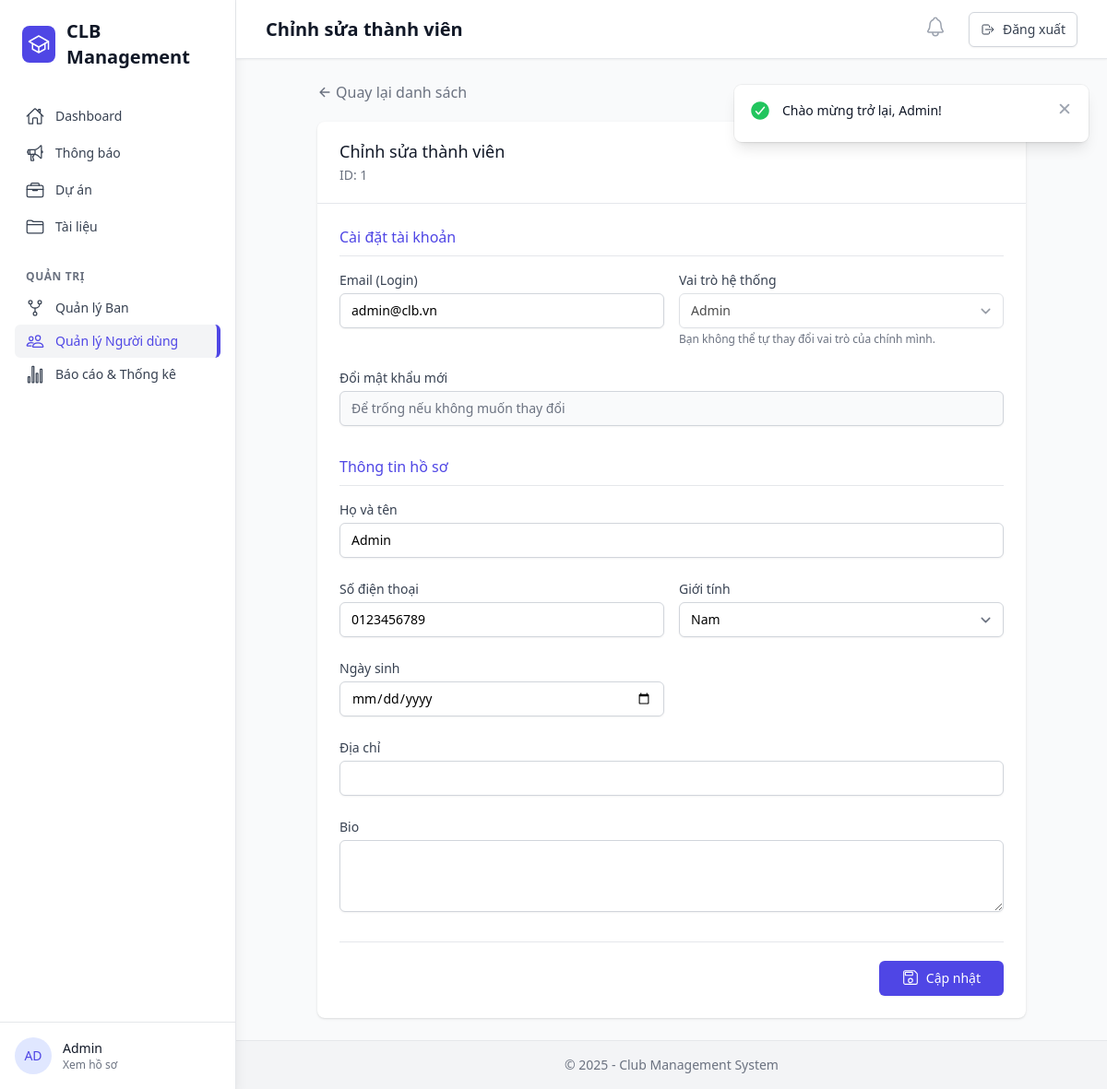
Page /public/user/edit/1 (signed in) on the committed database.
### tables this page shows
CREATE TABLE `user_profiles` (
  `user_id` int(11) NOT NULL COMMENT 'FK tới users.id',
  `phone` varchar(15) DEFAULT NULL COMMENT 'Số điện thoại',
  `gender` enum('male','female','other') DEFAULT 'other' COMMENT 'Giới tính',
  `dob` date DEFAULT NULL COMMENT 'Ngày sinh (Date of Birth)',
  `address` varchar(255) DEFAULT NULL COMMENT 'Địa chỉ',
  `bio` text DEFAULT NULL COMMENT 'Giới thiệu bản thân',
  `avatar` varchar(255) DEFAULT NULL COMMENT 'URL ảnh đại diện',
  `updated_at` datetime DEFAULT current_timestamp() ON UPDATE current_timestamp()
);

CREATE TABLE `users` (
  `id` int(11) NOT NULL,
  `name` varchar(100) NOT NULL COMMENT 'Họ tên đầy đủ',
  `email` varchar(100) NOT NULL COMMENT 'Email đăng nhập',
  `password` varchar(255) NOT NULL COMMENT 'Password đã hash (bcrypt)',
  `system_role` enum('admin','subadmin','member') NOT NULL DEFAULT 'member' COMMENT 'Vai trò hệ thống: admin=quản trị, subadmin=phó, member=thành viên',
  `is_active` tinyint(1) DEFAULT 1 COMMENT 'Trạng thái tài khoản (soft delete)',
  `password_reset_token` varchar(100) DEFAULT NULL COMMENT 'Token reset mật khẩu',
  `password_reset_expires` datetime DEFAULT NULL COMMENT 'Thời hạn token',
  `created_at` datetime DEFAULT current_timestamp(),
  `updated_at` datetime DEFAULT current_timestamp() ON UPDATE current_timestamp()
);

### app/Controllers/UserController.php (called while the page is built, shortened)
<?php
class UserController extends Controller
{
    private $userModel;
    public function __construct()
    {
        $this->userModel = new User();
    }
    public function edit($id)
    {
        $user = $this->userModel->getProfile($id);
        $data = [
            'user' => $user,
            'title' => 'Chỉnh sửa thành viên'
        ];
        $this->view('users/edit', $data);
    }
}

### app/Core/Router.php (called while the page is built, shortened)
<?php
class Router
{
    protected $currentMethod = 'index';
    public function __construct()
    {
        $url = $this->getUrl();
        if (isset($url[0])) {
            $controllerName = ucwords($url[0]) . 'Controller';
            $controllerClass = 'App\\Controllers\\' . $controllerName;
            if (class_exists($controllerClass)) {
                unset($url[0]);
            }
        }
        $this->currentController = new $controllerClass();
        if (isset($url[1])) {
            $requestedMethod = $url[1];
            if (method_exists($this->currentController, $requestedMethod)) {
                $this->currentMethod = $requestedMethod;
                unset($url[1]);
            }
        }
        $this->params = $url ? array_values($url) : [];
        call_user_func_array([$this->currentController, $this->currentMethod], $this->params);
    }
    protected function getUrl()
    {
        if (isset($_GET['url'])) {
            $url = rtrim($_GET['url'], '/');
            $url = filter_var($url, FILTER_SANITIZE_URL);
            return explode('/', $url);
        }
        return [];
    }
}

### public/index.php (called while the page is built, shortened)
<?php
try {
    $init = new Router();
} catch (Exception $e) {
    if (isset($_ENV['APP_ENV']) && $_ENV['APP_ENV'] === 'local') {
        echo "<div style='background:#f8d7da; color:#721c24; padding:20px; border:1px solid #f5c6cb; margin:20px; font-family:sans-serif;'>";
        echo "<h3>Lỗi Hệ Thống (Local):</h3>";
        echo "<p><strong>Message:</strong> " . $e->getMessage() . "</p>";
        echo "<pre>" . $e->getTraceAsString() . "</pre>";
        echo "</div>";
    } else {
        error_log($e->getMessage());
        echo "<h1>Đã xảy ra lỗi hệ thống. Vui lòng quay lại sau.</h1>";
    }
}

### app/Core/Database.php (called while the page is built, shortened)
<?php
class Database
{
    private $host = DB_HOST;
    private $user = DB_USER;
    private $pass = DB_PASS;
    private $name = DB_NAME;
    private $charset = DB_CHARSET;
    private static $instance = null;
    private $pdo;
    private $stmt;
    private function __construct()
    {
        $dsn = 'mysql:host=' . $this->host . ';dbname=' . $this->name . ';charset=' . $this->charset;
        $options = [
            PDO::ATTR_ERRMODE            => PDO::ERRMODE_EXCEPTION,
            PDO::ATTR_DEFAULT_FETCH_MODE => PDO::FETCH_ASSOC,
            PDO::ATTR_EMULATE_PREPARES   => false,
        ];
        try {
            $this->pdo = new PDO($dsn, $this->user, $this->pass, $options);
        } catch (PDOException $e) {
            die("Database Connection Error: " . $e->getMessage());
        }
    }
    public static function getInstance()
    {
        if (self::$instance == null) {
            self::$instance = new Database();
        }
        return self::$instance;
    }
    public function query($sql)
    {
        $this->stmt = $this->pdo->prepare($sql);
    }
    public function bind($param, $value, $type = null)
    {
        if (is_null($type)) {
            switch (true) {
                default:
                    $type = PDO::PARAM_STR;
            }
        }
        $this->stmt->bindValue($param, $value, $type);
    }
    public function execute()
    {
        return $this->stmt->execute();
    }
    public function single()
    {
        $this->execute();
        return $this->stmt->fetch(PDO::FETCH_ASSOC);
    }
}

### app/Models/User.php (called while the page is built, shortened)
<?php
class User
{
    private $db;
    public function __construct()
    {
        $this->db = Database::getInstance();
    }
    public function getProfile($id)
    {
        $sql = "SELECT u.id, u.name, u.email, u.system_role, u.is_active, u.created_at,
                       p.phone, p.gender, p.dob, p.address, p.bio, p.avatar
                FROM users u
                LEFT JOIN user_profiles p ON u.id = p.user_id
                WHERE u.id = :id AND u.is_active = 1";
        $this->db->query($sql);
        $this->db->bind(':id', $id);
        return $this->db->single();
    }
}

### app/Views/users/edit.php (the view, shortened to what this page needs)
<?php require_once ROOT_PATH . '/app/Views/layout/header.php'; ?>
<div class="max-w-3xl mx-auto">
    <div class="mb-5">
        <a href="<?= BASE_URL ?>/user" class="text-gray-500 hover:text-gray-700 flex items-center">
            <ion-icon name="arrow-back-outline" class="mr-1"></ion-icon> Quay lại danh sách
        </a>
    </div>
    <div class="bg-white shadow sm:rounded-lg overflow-hidden">
        <div class="px-4 py-5 border-b border-gray-200 sm:px-6 flex justify-between items-center">
            <div>
                <h3 class="text-lg leading-6 font-medium text-gray-900">Chỉnh sửa thành viên</h3>
                <p class="mt-1 text-sm text-gray-500">ID: <?= $user['id'] ?></p>
            </div>
        </div>
        <form action="<?= BASE_URL ?>/user/update/<?= $user['id'] ?>" method="POST" class="px-4 py-5 sm:p-6 space-y-8">
            <div>
                <h4 class="text-base font-medium text-indigo-600 mb-4 border-b pb-2">Cài đặt tài khoản</h4>
                <div class="grid grid-cols-1 gap-y-6 sm:grid-cols-2 sm:gap-x-4">
                    <div class="sm:col-span-1">
                        <label class="block text-sm font-medium text-gray-700">Email (Login)</label>
                        <input type="email" name="email" value="<?= htmlspecialchars($user['email']) ?>" required
                            class="mt-1 block w-full border-gray-300 rounded-md shadow-sm focus:ring-indigo-500 focus:border-indigo-500 sm:text-sm">
                    </div>
                    <div class="sm:col-span-1">
                        <label class="block text-sm font-medium text-gray-700">Vai trò hệ thống</label>
                        <select name="system_role" class="mt-1 block w-full py-2 px-3 border border-gray-300 bg-white rounded-md shadow-sm focus:outline-none focus:ring-indigo-500 focus:border-indigo-500 sm:text-sm"
                            <?= ($user['id'] == $_SESSION['user_id']) ? 'disabled' : '' ?>>
                            <option value="admin" <?= ($user['system_role'] == 'admin') ? 'selected' : '' ?>>Admin</option>
                        </select>
                        <?php if ($user['id'] == $_SESSION['user_id']): ?>
                            <p class="mt-1 text-xs text-gray-500">Bạn không thể tự thay đổi vai trò của chính mình.</p>
                        <?php endif; ?>
                    </div>
                    <div class="sm:col-span-2">
                        <label class="block text-sm font-medium text-gray-700">Đổi mật khẩu mới</label>
                        <input type="password" name="new_password" placeholder="Để trống nếu không muốn thay đổi"
                            class="mt-1 block w-full border-gray-300 rounded-md shadow-sm focus:ring-indigo-500 focus:border-indigo-500 sm:text-sm bg-gray-50">
                    </div>
                </div>
            </div>
            <div>
                <h4 class="text-base font-medium text-indigo-600 mb-4 border-b pb-2">Thông tin hồ sơ</h4>
                <div class="grid grid-cols-1 gap-y-6 sm:grid-cols-2 sm:gap-x-4">
                    <div class="sm:col-span-2">
                        <label class="block text-sm font-medium text-gray-700">Họ và tên</label>
                        <input type="text" name="name" value="<?= htmlspecialchars($user['name']) ?>" required
                            class="mt-1 block w-full border-gray-300 rounded-md shadow-sm focus:ring-indigo-500 focus:border-indigo-500 sm:text-sm">
                    </div>
                    <div class="sm:col-span-1">
                        <label class="block text-sm font-medium text-gray-700">Số điện thoại</label>
                        <input type="text" name="phone" value="<?= htmlspecialchars($user['phone'] ?? '') ?>"
                            class="mt-1 block w-full border-gray-300 rounded-md shadow-sm focus:ring-indigo-500 focus:border-indigo-500 sm:text-sm">
                    </div>
                    <div class="sm:col-span-1">
                        <label class="block text-sm font-medium text-gray-700">Giới tính</label>
                        <select name="gender" class="mt-1 block w-full py-2 px-3 border border-gray-300 bg-white rounded-md shadow-sm focus:outline-none focus:ring-indigo-500 focus:border-indigo-500 sm:text-sm">
                            <option value="male" <?= ($user['gender'] == 'male') ? 'selected' : '' ?>>Nam</option>
                        </select>
                    </div>
                    <div class="sm:col-span-1">
                        <label class="block text-sm font-medium text-gray-700">Ngày sinh</label>
                        <input type="date" name="dob" value="<?= $user['dob'] ?? '' ?>"
                            class="mt-1 block w-full border-gray-300 rounded-md shadow-sm focus:ring-indigo-500 focus:border-indigo-500 sm:text-sm">
                    </div>
                    <div class="sm:col-span-2">
                        <label class="block text-sm font-medium text-gray-700">Địa chỉ</label>
                        <input type="text" name="address" value="<?= htmlspecialchars($user['address'] ?? '') ?>"
                            class="mt-1 block w-full border-gray-300 rounded-md shadow-sm focus:ring-indigo-500 focus:border-indigo-500 sm:text-sm">
                    </div>
                    <div class="sm:col-span-2">
                        <label class="block text-sm font-medium text-gray-700">Bio</label>
                        <textarea name="bio" rows="3" class="mt-1 block w-full border-gray-300 rounded-md shadow-sm focus:ring-indigo-500 focus:border-indigo-500 sm:text-sm"><?= htmlspecialchars($user['bio'] ?? '') ?></textarea>
                    </div>
                </div>
            </div>
            <div class="flex justify-end pt-5 border-t">
                <button type="submit" class="inline-flex justify-center py-2 px-6 border border-transparent shadow-sm text-sm font-medium rounded-md text-white bg-indigo-600 hover:bg-indigo-700 focus:outline-none focus:ring-2 focus:ring-offset-2 focus:ring-indigo-500">
                    <ion-icon name="save-outline" class="mr-2 text-lg"></ion-icon>
                    Cập nhật
                </button>
            </div>
        </form>
    </div>
</div>
<?php require_once ROOT_PATH . '/app/Views/layout/footer.php'; ?>

### public/css/custom.css (style rules this page uses)
:root { --color-primary: #2563EB; --color-primary-hover: #1D4ED8; --color-secondary: #0891B2; --color-secondary-hover: #0E7490; --color-success: #16A34A; --color-success-hover: #15803D; --color-warning: #D97706; --color-warning-hover: #B45309; --color-danger: #DC2626; --color-danger-hover: #B91C1C; --color-gray-text: #374151; --color-gray-border: #D1D5DB; --color-gray-bg-hover: #F9FAFB; }

### rows in the picture
user_profiles: user_id "1", email "admin@clb.vn", name "Admin", phone "0123456789", gender "Nam"
users: system_role "Admin"

### other values in the picture
substr($_SESSION['user_name'], 0, 2) "AD"
$_SESSION['user_name'] "Admin"
$data['title'] "Chỉnh sửa thành viên"
